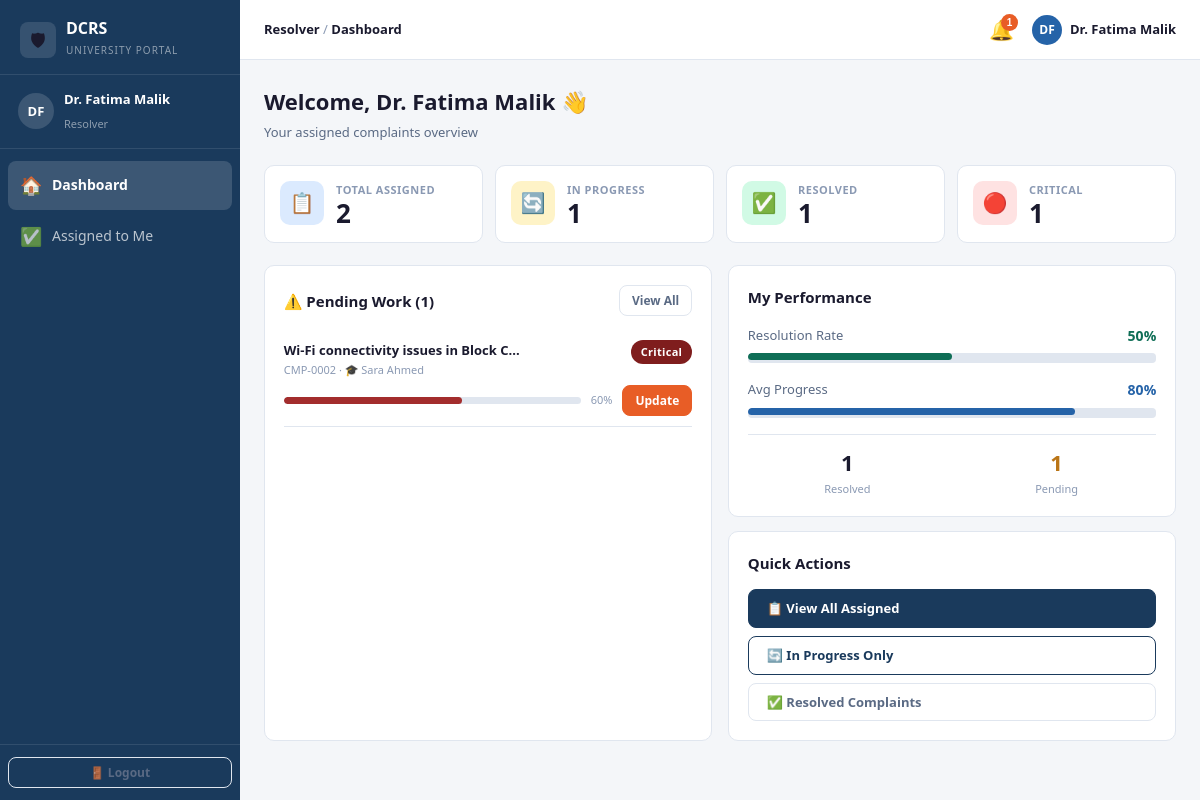
Screenshot of /pages/resolver/dashboard.php (signed in) with the database file from the repository.
### tables this page shows
CREATE TABLE IF NOT EXISTS complaints (
  complaint_id   INT          NOT NULL AUTO_INCREMENT,
  complaint_code VARCHAR(20)  NOT NULL UNIQUE,    
  student_id     INT          NOT NULL,
  resolver_id    INT               DEFAULT NULL,
  assigned_by    INT               DEFAULT NULL,   
  title          VARCHAR(255) NOT NULL,
  description    TEXT         NOT NULL,
  category       ENUM('Academic','IT','Library','Cafeteria',
                      'Hostel','Transport','Finance','Other')
                              NOT NULL DEFAULT 'Other',
  priority       ENUM('Low','Medium','High','Critical')
                              NOT NULL DEFAULT 'Medium',
  status         ENUM('Pending','Assigned','In Progress',
                      'Resolved','Closed')
                              NOT NULL DEFAULT 'Pending',
  remarks        TEXT              DEFAULT NULL,
  progress       TINYINT UNSIGNED  NOT NULL DEFAULT 0
                              CHECK (progress BETWEEN 0 AND 100),
  created_at     DATETIME     NOT NULL DEFAULT CURRENT_TIMESTAMP,
  updated_at     DATETIME     NOT NULL DEFAULT CURRENT_TIMESTAMP
                              ON UPDATE CURRENT_TIMESTAMP,
  resolved_at    DATETIME          DEFAULT NULL,
  PRIMARY KEY (complaint_id),
  INDEX idx_student    (student_id),
  INDEX idx_resolver   (resolver_id),
  INDEX idx_status     (status),
  INDEX idx_priority   (priority),
  INDEX idx_category   (category),
  CONSTRAINT fk_complaint_student
    FOREIGN KEY (student_id)  REFERENCES users(user_id) ON DELETE CASCADE,
  CONSTRAINT fk_complaint_resolver
    FOREIGN KEY (resolver_id) REFERENCES users(user_id) ON DELETE SET NULL,
  CONSTRAINT fk_complaint_assigner
    FOREIGN KEY (assigned_by) REFERENCES users(user_id) ON DELETE SET NULL
);

CREATE TABLE IF NOT EXISTS users (
  user_id      INT          NOT NULL AUTO_INCREMENT,
  name         VARCHAR(100) NOT NULL,
  email        VARCHAR(150) NOT NULL UNIQUE,
  password     VARCHAR(255) NOT NULL,             
  role         ENUM('student','admin','resolver') NOT NULL DEFAULT 'student',
  department   VARCHAR(100)  DEFAULT NULL,
  phone        VARCHAR(20)   DEFAULT NULL,
  is_active    TINYINT(1)    NOT NULL DEFAULT 1,
  created_at   DATETIME      NOT NULL DEFAULT CURRENT_TIMESTAMP,
  updated_at   DATETIME      NOT NULL DEFAULT CURRENT_TIMESTAMP
                             ON UPDATE CURRENT_TIMESTAMP,
  PRIMARY KEY (user_id),
  INDEX idx_email (email),
  INDEX idx_role  (role)
);

### backend/config/session.php (called while the page is built, shortened)
<?php
class Session {
    public static function userId(): ?int {
        return $_SESSION['user_id'] ?? null;
    }
    public static function name(): ?string {
        return $_SESSION['name'] ?? null;
    }
}

### backend/config/db_connect.php (called while the page is built, shortened)
<?php
class DB {
    private static ?PDO $instance = null;
    public static function get(): PDO {
        if (self::$instance === null) {
            $dsn = sprintf(
                'mysql:host=%s;dbname=%s;charset=%s',
                DB_HOST, DB_NAME, DB_CHARSET
            );
            try {
                self::$instance = new PDO($dsn, DB_USER, DB_PASS, [
                    PDO::ATTR_ERRMODE            => PDO::ERRMODE_EXCEPTION,
                    PDO::ATTR_DEFAULT_FETCH_MODE => PDO::FETCH_ASSOC,
                    PDO::ATTR_EMULATE_PREPARES   => false,
                ]);
            } catch (PDOException $e) {
                http_response_code(500);
                die(json_encode([
                    'success' => false,
                    'message' => 'Database connection failed.'
                ]));
            }
        }
        return self::$instance;
    }
}

### backend/models/ComplaintModel.php (called while the page is built, shortened)
<?php
class ComplaintModel {
    private PDO $db;
    public function __construct() {
        $this->db = DB::get();
    }
    public function getByResolver(int $resolverId, array $filters = []): array {
        $where = ['c.resolver_id = :rid'];
        $params = [':rid' => $resolverId];
        $stmt = $this->db->prepare(
            "SELECT c.complaint_id, c.complaint_code, c.title,
                    c.category, c.priority, c.status, c.progress,
                    c.remarks, c.created_at, c.updated_at,
                    s.name AS student_name
             FROM complaints c
             JOIN users s ON s.user_id = c.student_id
             WHERE " . implode(' AND ', $where) . "
             ORDER BY
               FIELD(c.priority,'Critical','High','Medium','Low'),
               c.created_at DESC"
        );
        $stmt->execute($params);
        return $stmt->fetchAll();
    }
    public function getStats(?int $studentId = null, ?int $resolverId = null): array {
        $where  = '1=1';
        $params = [];
        if ($studentId) {
            $where = 'student_id = :uid';
            $params[':uid'] = $studentId;
        } elseif ($resolverId) {
            $where = 'resolver_id = :uid';
            $params[':uid'] = $resolverId;
        }
        $stmt = $this->db->prepare(
            "SELECT
               COUNT(*)                          AS total,
               SUM(status = 'Pending')           AS pending,
               SUM(status = 'Assigned')          AS assigned,
               SUM(status = 'In Progress')       AS in_progress,
               SUM(status = 'Resolved')          AS resolved,
               SUM(priority = 'Critical')        AS critical,
               SUM(priority = 'High')            AS high,
               ROUND(AVG(progress),0)            AS avg_progress
             FROM complaints WHERE $where"
        );
        $stmt->execute($params);
        return $stmt->fetch();
    }
}

### pages/resolver/dashboard.php (the view, shortened to what this page needs)
<?php
require_once __DIR__ . '/../../frontend/partials/layout.php';
$complaintModel = new ComplaintModel();
$resolverId     = Session::userId();
$stats          = $complaintModel->getStats(null, $resolverId);
$assigned       = $complaintModel->getByResolver($resolverId, []);
$pending        = array_filter($assigned, fn($c) => $c['status'] !== 'Resolved');
?>
<div class="page-header">
  <h2>Welcome, <?= clean(Session::name()) ?> 👋</h2>
  <p>Your assigned complaints overview</p>
</div>
<div class="stats-grid">
  <div class="stat-card">
    <div class="stat-icon" style="background:#dbeafe;">📋</div>
    <div class="stat-body">
      <p class="stat-label">Total Assigned</p>
      <p class="stat-value"><?= $stats['total'] ?? 0 ?></p>
    </div>
  </div>
  <div class="stat-card">
    <div class="stat-icon" style="background:#fef3c7;">🔄</div>
    <div class="stat-body">
      <p class="stat-label">In Progress</p>
      <p class="stat-value"><?= ($stats['assigned'] ?? 0) + ($stats['in_progress'] ?? 0) ?></p>
    </div>
  </div>
  <div class="stat-card">
    <div class="stat-icon" style="background:#d1fae5;">✅</div>
    <div class="stat-body">
      <p class="stat-label">Resolved</p>
      <p class="stat-value"><?= $stats['resolved'] ?? 0 ?></p>
    </div>
  </div>
  <div class="stat-card">
    <div class="stat-icon" style="background:#fee2e2;">🔴</div>
    <div class="stat-body">
      <p class="stat-label">Critical</p>
      <p class="stat-value"><?= $stats['critical'] ?? 0 ?></p>
    </div>
  </div>
</div>
<div class="grid-2">
  <div class="card">
    <div class="card-header-row">
      <h5>⚠️ Pending Work (<?= count($pending) ?>)</h5>
      <a href="<?= APP_URL ?>/pages/resolver/assigned.php" class="btn btn-ghost btn-sm">View All</a>
    </div>
    <?php if (empty($pending)): ?>
      <div style="text-align:center;padding:1.5rem;color:var(--text-muted);">
        <p style="font-size:1.5rem;margin-bottom:6px;">🎉</p>
        <p style="font-size:13px;">No pending complaints. Great work!</p>
      </div>
    <?php else: ?>
      <?php foreach (array_slice($pending, 0, 5) as $c): ?>
        <div style="padding:10px 0;border-bottom:1px solid var(--border);">
          <div style="display:flex;justify-content:space-between;align-items:flex-start;margin-bottom:6px;">
            <div style="flex:1;min-width:0;">
              <p style="margin:0;font-size:13px;font-weight:600;color:var(--text);">
                <?= clean(substr($c['title'], 0, 50)) ?>...
              </p>
              <p style="margin:0;font-size:11px;color:var(--text-muted);">
                <?= $c['complaint_code'] ?> · 🎓 <?= clean($c['student_name']) ?>
              </p>
            </div>
            <div style="display:flex;gap:4px;flex-shrink:0;margin-left:8px;">
              <?= priorityBadge($c['priority']) ?>
            </div>
          </div>
          <div style="display:flex;align-items:center;gap:10px;">
            <div style="flex:1;">
              <div class="progress">
                <div class="progress-bar bg-<?= $c['priority'] === 'Critical' ? 'danger' : ($c['priority'] === 'High' ? 'warning' : 'primary') ?>"
                     style="width:<?= $c['progress'] ?>%;"></div>
              </div>
            </div>
            <span style="font-size:11px;color:var(--text-muted);flex-shrink:0;"><?= $c['progress'] ?>%</span>
            <a href="<?= APP_URL ?>/pages/resolver/update.php?id=<?= $c['complaint_id'] ?>"
               class="btn btn-accent btn-sm" style="flex-shrink:0;">Update</a>
          </div>
        </div>
      <?php endforeach; ?>
    <?php endif; ?>
  </div>
  <div>
    <div class="card" style="margin-bottom:14px;">
      <h5 style="margin:0 0 16px;font-size:15px;font-weight:700;">My Performance</h5>
      <?php
      $total   = max(1, $stats['total'] ?? 1);
      $resRate = round((($stats['resolved'] ?? 0) / $total) * 100);
      $avgProg = $stats['avg_progress'] ?? 0;
      ?>
      <div style="margin-bottom:16px;">
        <div style="display:flex;justify-content:space-between;margin-bottom:6px;">
          <span style="font-size:13px;color:var(--text-sec);">Resolution Rate</span>
          <span style="font-size:14px;font-weight:800;color:var(--success);"><?= $resRate ?>%</span>
        </div>
        <div class="progress" style="height:10px;">
          <div class="progress-bar bg-success" style="width:<?= $resRate ?>%;"></div>
        </div>
      </div>
      <div style="margin-bottom:16px;">
        <div style="display:flex;justify-content:space-between;margin-bottom:6px;">
          <span style="font-size:13px;color:var(--text-sec);">Avg Progress</span>
          <span style="font-size:14px;font-weight:800;color:var(--primary-light);"><?= $avgProg ?>%</span>
        </div>
        <div class="progress" style="height:10px;">
          <div class="progress-bar bg-primary" style="width:<?= $avgProg ?>%;"></div>
        </div>
      </div>
      <div style="display:grid;grid-template-columns:1fr 1fr;gap:10px;padding-top:10px;border-top:1px solid var(--border);">
        <div style="text-align:center;">
          <p style="margin:0;font-size:22px;font-weight:800;color:var(--text);"><?= $stats['resolved'] ?? 0 ?></p>
          <p style="margin:0;font-size:11px;color:var(--text-muted);">Resolved</p>
        </div>
        <div style="text-align:center;">
          <p style="margin:0;font-size:22px;font-weight:800;color:var(--warning);"><?= count($pending) ?></p>
          <p style="margin:0;font-size:11px;color:var(--text-muted);">Pending</p>
        </div>
      </div>
    </div>
    <div class="card">
      <h5 style="margin:0 0 14px;font-size:15px;font-weight:700;">Quick Actions</h5>
      <div style="display:flex;flex-direction:column;gap:8px;">
        <a href="<?= APP_URL ?>/pages/resolver/assigned.php" class="btn btn-primary">
          📋 View All Assigned
        </a>
        <a href="<?= APP_URL ?>/pages/resolver/assigned.php?status=In+Progress" class="btn btn-outline">
          🔄 In Progress Only
        </a>
        <a href="<?= APP_URL ?>/pages/resolver/assigned.php?status=Resolved" class="btn btn-ghost">
          ✅ Resolved Complaints
        </a>
      </div>
    </div>
  </div>
</div>

### backend/helpers/helpers.php (shortened to what this page needs)
<?php
function clean(mixed $data): string {
    return htmlspecialchars(strip_tags(trim((string)$data)), ENT_QUOTES, 'UTF-8');
}
function priorityBadge(string $priority): string {
    $map = [
        'Low'      => 'success',
        'Medium'   => 'warning',
        'High'     => 'danger',
        'Critical' => 'dark-red',
    ];
    $cls = $map[$priority] ?? 'secondary';
    return "<span class=\"badge badge-{$cls}\">{$priority}</span>";
}

### frontend/css/style.css (style rules this page uses)
:root { --primary: #1a3a5c; --primary-light: #2563a8; --primary-xlt: #e8f0fe; --accent: #e85d26; --accent-light: #f97316; --success: #0f6e56; --success-light: #d1fae5; --warning: #ba7517; --warning-light: #fef3c7; --danger: #a32d2d; --danger-light: #fee2e2; --info: #0369a1; --bg: #f4f6f9; --surface: #ffffff; --border: #e0e6ef; --text: #1a1a2e; --text-sec: #5a6a84; --text-muted: #8a99b3; --sidebar-w: 240px; --header-h: 60px; --radius: 10px; --shadow: 0 4px 16px rgba(0,0,0,0.08); --shadow-lg: 0 8px 32px rgba(0,0,0,0.12); --transition: 0.2s ease; }
*, *::before, *::after { box-sizing: border-box; margin: 0; padding: 0; }
html { font-size: 15px; }
body { font-family: 'Segoe UI', system-ui, -apple-system, sans-serif; background: var(--bg); color: var(--text); line-height: 1.6; }
a { color: var(--primary-light); text-decoration: none; }
.page-header { margin-bottom: 22px; }
.page-header h2 { font-size: 22px; font-weight: 800; color: var(--text); margin: 0 0 3px; }
.page-header p { font-size: 13px; color: var(--text-sec); margin: 0; }
.card { background: var(--surface); border-radius: var(--radius); border: 1px solid var(--border); padding: 1.25rem; margin-bottom: 1rem; }
.card-header-row { display: flex; justify-content: space-between; align-items: center; margin-bottom: 14px; }
.card-header-row h5 { font-size: 15px; font-weight: 700; margin: 0; color: var(--text); }
.stats-grid { display: grid; grid-template-columns: repeat(auto-fit, minmax(150px, 1fr)); gap: 12px; margin-bottom: 22px; }
.stat-card { background: var(--surface); border-radius: var(--radius); border: 1px solid var(--border); padding: 1rem; display: flex; align-items: flex-start; gap: 12px; }
.stat-icon { width: 44px; height: 44px; border-radius: 10px; display: flex; align-items: center; justify-content: center; font-size: 20px; flex-shrink: 0; }
.stat-body p { margin: 0; }
.stat-label { font-size: 11px; font-weight: 600; color: var(--text-muted); text-transform: uppercase; letter-spacing: 0.5px; }
.stat-value { font-size: 26px; font-weight: 800; color: var(--text); line-height: 1.1; }
.badge { display: inline-block; padding: 3px 10px; border-radius: 20px; font-size: 11px; font-weight: 700; letter-spacing: 0.3px; white-space: nowrap; }
.badge-dark-red { background: #7f1d1d; color: #fff; }
.btn { display: inline-flex; align-items: center; gap: 6px; padding: 8px 18px; border-radius: 8px; font-size: 13px; font-weight: 600; cursor: pointer; border: 1px solid transparent; transition: opacity var(--transition), box-shadow var(--transition); text-decoration: none; }
.btn-primary { background: var(--primary); color: #fff; border-color: var(--primary); }
.btn-accent { background: var(--accent); color: #fff; border-color: var(--accent); }
.btn-outline { background: transparent; color: var(--primary); border-color: var(--primary); }
.btn-ghost { background: transparent; color: var(--text-sec); border-color: var(--border); }
.btn-sm { padding: 5px 12px; font-size: 12px; }
.progress { background: var(--border); border-radius: 4px; overflow: hidden; }
.progress-bar { height: 7px; border-radius: 4px; transition: width 0.4s ease; }
.bg-primary { background: var(--primary-light); }
.bg-success { background: var(--success); }
.bg-danger { background: var(--danger); }
.grid-2 { display: grid; grid-template-columns: 1fr 1fr; gap: 16px; }

### rows the page displays
complaints: title "Wi-Fi connectivity issues in Block C", complaint_code "CMP-0002", student.name "Sara Ahmed", priority "Critical", progress "60"

### other values shown
$initials "DF"
$user "Dr. Fatima Malik"
$role "Resolver"
$item['icon'] "🏠"
$item['label'] "Dashboard"
$item['icon'] "✅"
$item['label'] "Assigned to Me"
$pageTitle "Dashboard"
$unread "1"
Session::name() "Dr. Fatima Malik"
$stats['total'] "2"
$stats['resolved'] "1"
$stats['critical'] "1"
count($pending) "1"
$resRate "50"
